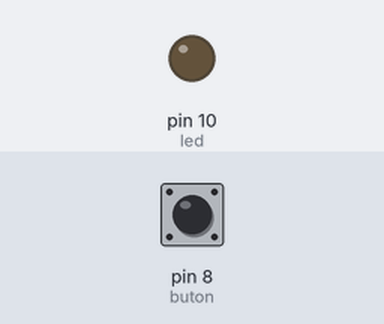
Recording of a sketch running on a simulated Arduino Uno, built with avr-gcc and run on an emulated ATmega328P. Shown: output pins drawn as LEDs (lit = HIGH). Dashed ring = blinking. The inputs (shaded band) are chosen by the test bench; at power-on: pin 8 (buton) LOW.

Above: at 1.2 s.
1.3 s: pin 8 (buton) pulled HIGH for 0.15 s
At 2.2 s:
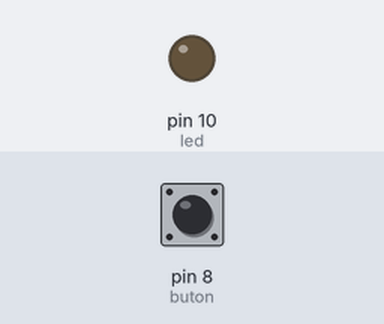
2.9 s: pin 8 (buton) pulled HIGH for 3.2 s
At 3.11 s:
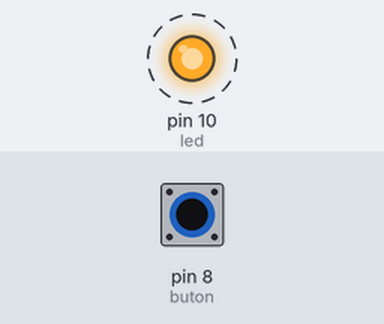
Timing chart, 0 to 7.6 s (numbered marks = the images above; inputs shaded):
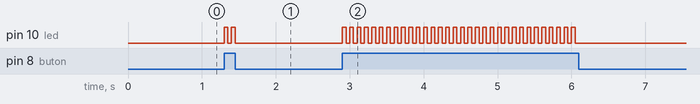

Measured:
- after the input at 1.3 s, pin 10 (led): alternates HIGH for 0.05 s and LOW for 0.05 s, 4 changes in all, then stays LOW, starting at once
- after the input at 2.9 s, pin 10 (led): alternates HIGH for 0.05 s and LOW for 0.05 s, 64 changes in all, then stays LOW, starting at once

The sketch:

butonluledyakma.ino
```cpp
#define buton 8
#define led 10

int buton_durumu = 0;

void setup() {

    pinMode(buton,INPUT);
    pinMode(led,OUTPUT);


}

void loop() {

    buton_durumu = digitalRead(buton);

    if(buton_durumu == 1 )
    {
      digitalWrite(led,HIGH);
      delay(50);
      digitalWrite(led,LOW);
      delay(50);

    }
    else
    {
      digitalWrite(led,LOW);
    }


}
```
